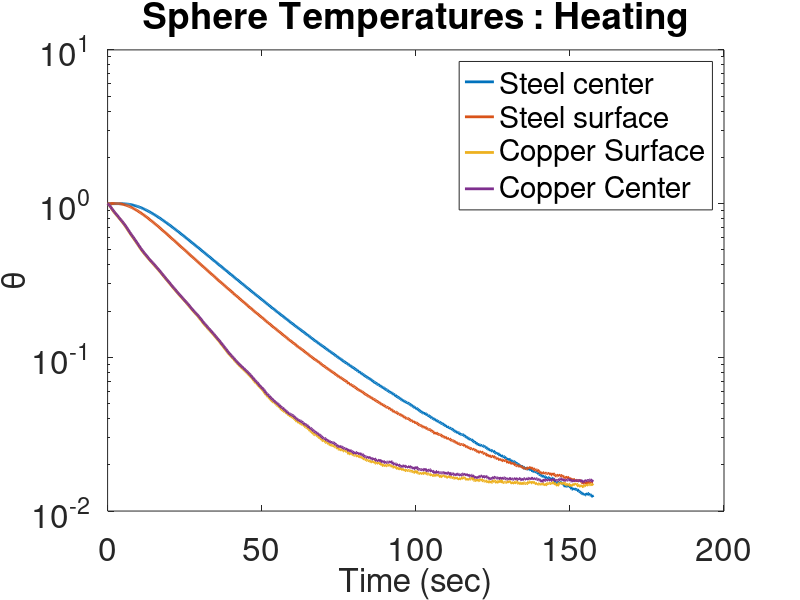
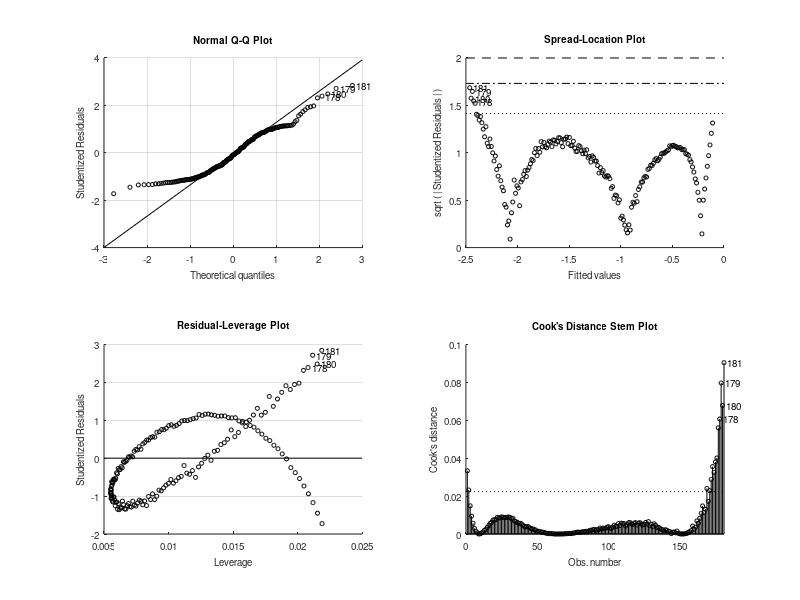

The MATLAB script that drew these images, in order: (Note: this script raises an error after producing the figures.)
function Heat_Conduction_Lab()
close all
clear all
clc

%load('Sphere_Data2.mat')
load('SphereData.mat')

%%%  --->  Data Analysis For all Four Trials  <---  %%%
% Concatente the two trials for heating and cooling
% Sort the data so that the times are in order and use the order output argument
%   to sort the temperatures accordinly
[t_heating,order_h] = sort([sphere_data(1).time]);%sphere_data(3).time]);
[t_cooling,order_c] = sort([sphere_data(2).time]);%sphere_data(4).time]);

T_heating = [sphere_data(1).ss_cent,sphere_data(1).ss_surf,sphere_data(1).cu_surf,sphere_data(1).cu_cent];
             %sphere_data(3).ss_cent,sphere_data(3).ss_surf,sphere_data(3).cu_surf,sphere_data(3).cu_cent];
         
T_cooling = [sphere_data(2).ss_cent,sphere_data(2).ss_surf,sphere_data(2).cu_surf,sphere_data(2).cu_cent];
             %sphere_data(4).ss_cent,sphere_data(4).ss_surf,sphere_data(4).cu_surf,sphere_data(4).cu_cent];
    
T_heating = T_heating(order_h,:);
T_cooling = T_cooling(order_c,:);

% Create the plots
plot_data(t_heating,T_heating,'Heating')
plot_data(t_cooling,T_cooling,'Cooling')

end


function plot_data(t,T,trial)
% default plotting style
fs = 24;    % font size
ms = 10;    % marker size
lw = 2;     % line width

%%%  --->  Plot the temperature data  <---  %%%
figure ('Name','Log(theta)')
% Calculate the initial temp by averaging the four thermocouple values
T_i = mean(T(1,:));%60;
%fprintf("Ti = %.2f\n",T_i)

% Depending on the trial, set the water temp
if trial == "Heating"
    T_inf = 59.5;
else % for the cooling condition
    T_inf = 29.5;
end
%fprintf("T_inf = %.2f\n",T_inf)
%T_inf = max(T(end,:));

% Calculate theta, and plot on a log scale
theta = (T - T_inf)./(T_i - T_inf);
semilogy(t,theta,'linewidth',lw)

legend('Steel center','Steel surface','Copper Surface','Copper Center')
set(gca,'FontSize',fs);
xlabel('Time (sec)','Fontsize',fs)
ylabel('\theta','Fontsize',fs)
plot_title = sprintf('Sphere Temperatures : %s',trial);
title(plot_title)


%%%  --->  Plot ln(theta) and create linear fits  <---  %%%
figure('Name','ln(theta) linear fit')

ln_theta = log(theta);

% Crop the linear region of the plots
t_crop = t(40:220);
T1_crop = ln_theta(40:220,1);
T2_crop = ln_theta(40:220,2);
T3_crop = ln_theta(40:220,3);
T4_crop = ln_theta(40:220,4);


%%% Apply a linear fit to the four cases
%%%   - surface and center
%%%   - SS and Cu

%lin_al.Rsquared.Ordinary For linear fit

% Case 1: SS center
lin_T1 = fitlm(t_crop,T1_crop,'linear');
b_T1 = table2array(lin_T1.Coefficients(1,'Estimate'));
m_T1 = table2array(lin_T1.Coefficients(2,'Estimate'));

% Case 2: SS surface
lin_T2 = fitlm(t_crop,T2_crop,'linear');
b_T2 = table2array(lin_T2.Coefficients(1,'Estimate'));
m_T2 = table2array(lin_T2.Coefficients(2,'Estimate'));

% Case 3: Cu surface
lin_T3 = fitlm(t_crop,T3_crop,'linear');
b_T3 = table2array(lin_T3.Coefficients(1,'Estimate'));
m_T3 = table2array(lin_T3.Coefficients(2,'Estimate'));

% Case 4: Cu center
lin_T4 = fitlm(t_crop,T4_crop,'linear');
b_T4 = table2array(lin_T4.Coefficients(1,'Estimate'));
m_T4 = table2array(lin_T4.Coefficients(2,'Estimate'));

% Plot the raw data
plot(t_crop,T1_crop,'bo',t_crop,T2_crop,'bs',t_crop,T3_crop,'rs',t_crop,T4_crop,'ro','MarkerSize',10,'LineWidth',1.7)
hold on
% Plot the linear fits
plot(t_crop,t_crop.*m_T1+b_T1,'g',t_crop,t_crop.*m_T2+b_T2,'k',t_crop,t_crop.*m_T3+b_T3,'g--',t_crop,t_crop.*m_T4+b_T4,'k--','LineWidth',2)

% Form strings for the legend
eq_T1 = sprintf('\\theta = %.4ft+%.4f : SS Center',m_T1,b_T1);
eq_T2 = sprintf('\\theta = %.4ft+%.4f : SS Surface',m_T2,b_T2);
eq_T3 = sprintf('\\theta = %.4ft+%.4f : Cu Surface',m_T3,b_T3);
eq_T4 = sprintf('\\theta = %.4ft+%.4f : Cu Center',m_T4,b_T4);

% Set plot appearance
lgnd = legend('Steel center','Steel surface','Copper Surface','Copper Center',eq_T1,eq_T2,eq_T3,eq_T4,'Location','northeast');
lgnd.FontSize = 24; %lgnd.NumColumns = 2;
set(gca,'FontSize',fs);
xlabel('Time (sec)','Fontsize',fs)
ylabel('ln(\theta)','Fontsize',fs)
plot_title = sprintf('ln(\\theta) : %s',trial);
title(plot_title)


%%%  --->  Fit the copper sphere thermal response curves  <---  %%%
figure('Name','Copper Thermal Response')

% Copper physical parameters
r = 0.023875;   % radius (m)
V = (4/3)*pi*r^3;
As = 4*pi*r^2;
h = 1800; %initial value
rho = 8933; % kg/m^3
cp = 385;   % J/kgK
k = 401; % W/m*k


% Calculate h
h = determine_h(m_T3,rho,V,As,cp,t_crop,r,'Cu');


% Calculations for Bi and thermal resistance
Bi = h*r/k;
fprintf('The Bi for copper, trial %s: %f\n',trial,Bi)
tau = rho*cp*V/(h*As);  % timne constant (sec)

% LCM calculation
T_copper = T_inf + (T_i-T_inf)*exp(-t/tau);
plot(t(1:10:end),T_copper(1:10:end),'linewidth',lw)
lump_legnd = sprintf('Lumped, h = %.3f W/m^2K',h);
hold on

% Plot data
plot(t(1:10:end),T(1:10:end,3),'go','linewidth',lw,'markersize',ms)
hold on
plot(t(1:10:end),T(1:10:end,4),'rs','linewidth',lw,'markersize',ms)

% Plot parameters
cu_title = sprintf('Copper Sphere %s',trial);
title(cu_title,'Fontsize',fs)
xlabel('Time (sec)','Fontsize',fs)
ylabel('Temperature (\circC)','Fontsize',fs)
legend(lump_legnd,'Surface Temp','Center Temp')
set(gca,'FontSize',fs-2);


%%% Various deprecated function calls
%h = determine_h(sphere_data(trial).cu_surf,T_i,T_inf,rho,V,As,cp,trial);
%log_dimensionless_temp(t,sphere_data(trial).cu_surf,sphere_data(trial).cu_cent,T_i,T_inf,trial,'Cu')
%lin_fit_logs(t,sphere_data(trial).cu_surf,sphere_data(trial).cu_cent,trial,'SS')
%determine_Bi(t,sphere_data(trial).cu_surf,T_i,T_inf,r,rho,cp,k,trial,'Cu')


%%%%%  --->  Steel sphere cooling curves  <---  %%%%%
figure('Name','Steel Thermal Response')

% Plot steel temps
plot(t(1:10:end),T(1:10:end,1),'ro','linewidth',lw,'markersize',ms)    % plot the center data
hold on
plot(t(1:10:end),T(1:10:end,2),'bs','linewidth',lw,'markersize',ms)    % plot the edge data

% Steel physical parameters
%h = 1280;   % adjustable guess for h --> 1250 initial value
rho = 8238; % kg/m^3
cp = 468;   % J/kgK
k = 13.4;   % W/mK
alpha = k./(rho*cp);
Bi = h*r/k;
r = 0.023875;   % radius (m)
V = (4/3)*pi*r^3;
As = 4*pi*r^2;
tau = rho*cp*V/(h*As);  % lumped time constant

% Bi number for steel
fprintf("Bi number for SS, trial %s: %f\n",trial,Bi)

% Find the first 15 series terms
clear lambda lambda_new
lambda = linspace(0,50,1000000);
% plot(lambda/pi,cot(lambda))
% hold on
% plot(lambda/pi,(1-Bi)./lambda)
% %break

tol = 1e-4;
lambda = lambda(abs(cot(lambda) - (1-Bi)./lambda) < tol);  % find intersections
j = 1;  % index for temporary lambda vector
for i = 1:length(lambda) - 1    % remove duplicates
    if abs(lambda(i)-lambda(i+1)) > tol
        lambda_new(j) = lambda(i);
        j = j+1;
    end
end

lambda = lambda_new;
disp("Lambda:")
disp(lambda)
% hold on
% length(lambda);      % check that there are 15 values
% plot(lambda,cot(lambda),'rs','linewidth',lw,'markersize',ms)
% ylim([-5 5])
% hold on
% %break


A = 2*(sin(lambda) - lambda.*cos(lambda))./(lambda - sin(lambda).*cos(lambda));
f = sin(0.9*lambda)./(0.9*lambda);    % position function f at the surface r = ro
Fo = alpha*t./r.^2;
T_center_model = ones(size(t)); % pre-allocate
T_surface_model = ones(size(t));

for i = 1:length(t)
    T_center_model(i) = T_inf+(T_i-T_inf)*sum(A.*exp(-lambda.^2*Fo(i)));
    T_surface_model(i) = T_inf+(T_i-T_inf)*sum(A.*exp(-lambda.^2*Fo(i)).*f);
end

% Plot series values
plot(t,T_center_model,'g','linewidth',lw)   % plot the model
hold on
plot(t,T_surface_model,'k','linewidth',lw)   % plot the model
hold on

% Plot lumped capacitance
T_steel = T_inf + (T_i-T_inf)*exp(-t/tau); % lumped
plot(t(1:10:end),T_steel(1:10:end),'m-','LineWidth',lw)

% figure properties
xlim([0 max(t)])
ss_title = sprintf('Steel Sphere %s',trial);
title(ss_title,'Fontsize',fs)
xlabel('Time (sec)','Fontsize',fs)
ylabel('Temperature (\circC)','Fontsize',fs)
legend('Center data','Surface data','Center Model','Surface Model','Lumped Capacitence Approximation')
set(gca,'FontSize',fs);


%log_dimensionless_temp(t,sphere_data(trial).ss_surf,sphere_data(trial).ss_cent,T_i,T_inf,trial,'SS')

%lin_fit_logs(t,sphere_data(trial).ss_surf,sphere_data(trial).ss_cent,trial,'SS')
end


% Calculate the value of h
function h = determine_h(ln_theta,rho,V,A_s,C,t,r,trial)

h = ((-rho.*V.*C.*ln_theta)./A_s);

if length(h) > 1
    h = mean(h);
end

fprintf('H for trial %s: %.2f\n',trial,h)

end







%%%  --->  Deprecated Functions  <---  %%%

function log_dimensionless_temp(t,T1,T2,T_i,T_inf,trial,material)
T1 = log((T1-T_inf) ./ (T_i-T_inf));
T2 = log((T2-T_inf) ./ (T_i-T_inf));

figure('Name','Dimensionless Temp')
plot(t(1:10:end),T1(1:10:end),'ro',t(1:10:end),T2(1:10:end),'bo')%,t,T_i,t,T_inf)
hold on

t_crop = t(40:200);
T1_crop = T1(40:200);
T2_crop = T2(40:200);

% linear fits
lin_br = fitlm(t_crop,T1_crop,'linear');
b_T1 = table2array(lin_br.Coefficients(1,'Estimate'));
m_T1 = table2array(lin_br.Coefficients(2,'Estimate'));

lin_br = fitlm(t_crop,T2_crop,'linear');
b_T2 = table2array(lin_br.Coefficients(1,'Estimate'));
m_T2 = table2array(lin_br.Coefficients(2,'Estimate'));

% plot(t_crop,T1_crop,'bo',t_crop,T2_crop,'go')
% hold on
if material == "SS"
    t_plot = [t_crop-20:t_crop+100];
else
    t_plot = [t_crop-20:t_crop+50];
end
plot(t_plot,t_plot*m_T1+b_T1,'k',t_plot,t_plot*m_T2+b_T2,'k')

plot_title = sprintf('Log of Dimensionless Temp: %s : Trial %d',material,trial);
title(plot_title)
xlabel('Time (s)','FontSize',24)
ylabel('Temperature (\circC)','FontSize',24)
legend('Surface','Center')
end

function lin_fit_logs(t,T1,T2,trial,material)
t = t(20:40);
T1 = T1(20:40);
T2 = T2(20:40);

% linear fit for brass
lin_br = fitlm(t,T1,'linear');
b_T1 = table2array(lin_br.Coefficients(1,'Estimate'));
m_T1 = table2array(lin_br.Coefficients(2,'Estimate'));

lin_br = fitlm(t,T2,'linear');
b_T2 = table2array(lin_br.Coefficients(1,'Estimate'));
m_T2 = table2array(lin_br.Coefficients(2,'Estimate'));

figure
plot_title = sprintf("Linear fir for %s, trial %d",material,trial);

plot(t,T1,'bo',t,T2,'go')
hold on
plot(t,t*m_T1+b_T1,'k',t,t*m_T2+b_T2,'k')

title(plot_title,'Fontsize',16)
xlabel('Time (s)','linewidth',2)
ylabel('ln(\theta)','linewidth',2)

end

function determine_Bi(t,T_sur,T_i,T_inf,r,rho,C,k,trial,material)

theta = (T_sur-T_inf) ./ (T_i-T_inf);
Bi = log(theta) .* ((-(r^2)*rho*C) ./ (t*k));

Bi = mean(Bi);
fprintf('The Bi number for %s, trial %d: %.3f\n',material,trial,Bi)

end
